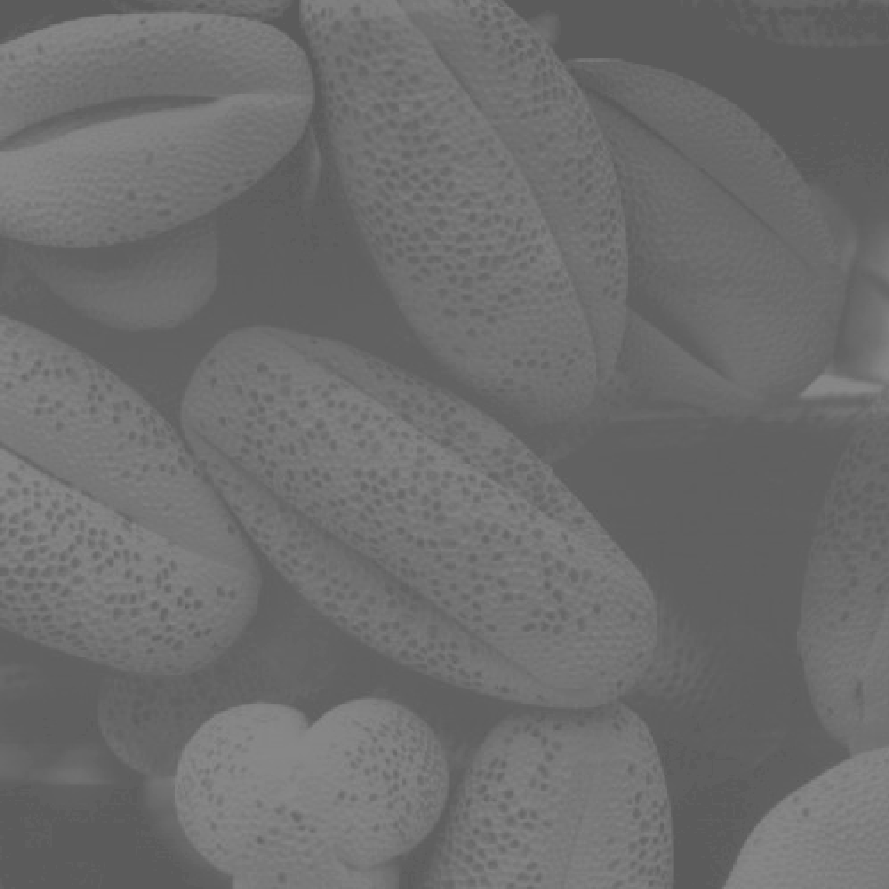
#> input picture CH03/Fig0310(b)(washed_out_pollen_image).tif, 889 x 889 px, found by its file name
$ python B_expt1b.py
#> lines starting #> are read from the running program, lines starting #| are printed output that depends on the picture; after the words box and inside, x2 and y2 are one past the last pixel; in counts of white or black regions, pixels touching at a corner belong together
### important_classes/intensity_transformations.py
'''
Intensity Transformations
'''
# Important imports
import numpy as np

class IntensityTransformations:

    def __init__(self):
        pass


    ''' Bit plane Slicing '''
    # [12 lines left out: function bit_plane_slicing, not called in this run]


    ''' Contrast Stretching '''
    # [9 lines left out: function contrast_stretch, not called in this run]


    ''' Thresholding '''
    def threshold(self,m,L=256):
        def thr(r):
            if r<=m:
                return 0
            else:
                return L-1
        return np.vectorize(thr)


    ''' Image Negative '''
    def negative(self,img,L):
        img=np.uint8(img)
        return self.contrast_stretch(0,L-1,L-1,0)(img)


    ''' Intensity Level Slicing '''
    # [11 lines left out: function intensity_level_slice, not called in this run]


    ''' Log Transformations (base:n)'''
    # [8 lines left out: function log, not called in this run]


    ''' Antilog Transformations (base:n)'''
    # [7 lines left out: function antilog, not called in this run]


    ''' Power-Law (Gamma) Transformations'''
    # [7 lines left out: function gamma, not called in this run]


### _B/B_expt1b.py
'''
B_expt No. 1b:

Thresholding

Note: By default matplotlib.pyplot stretches the contrast of the image, which is not expected by us as learners, so we need to pass the lower and higher values of intensities in imshow(img,vmin=0,vmax=255)
'''

# important imports
import numpy as np
from matplotlib import pyplot as plt, gridspec as gs

### adding path to dip_toolbox
import sys
sys.path.append('./')

from dip_toolbox import IntensityTransformations

# initializing object from IntensityTransformations class
it=IntensityTransformations()

# importing images
img1=plt.imread('CH03\Fig0310(b)(washed_out_pollen_image).tif')
#> img1 is the input picture: shape (889, 889); min 91, max 138, mean 109.1

# intensity levels
L=256

# thresholding done at mean intensity level
m=np.int64(np.mean(img1))
#> m = 109

thr=it.threshold(m,L)
r=np.arange(0,L)
s,img2=thr(r),thr(img1)
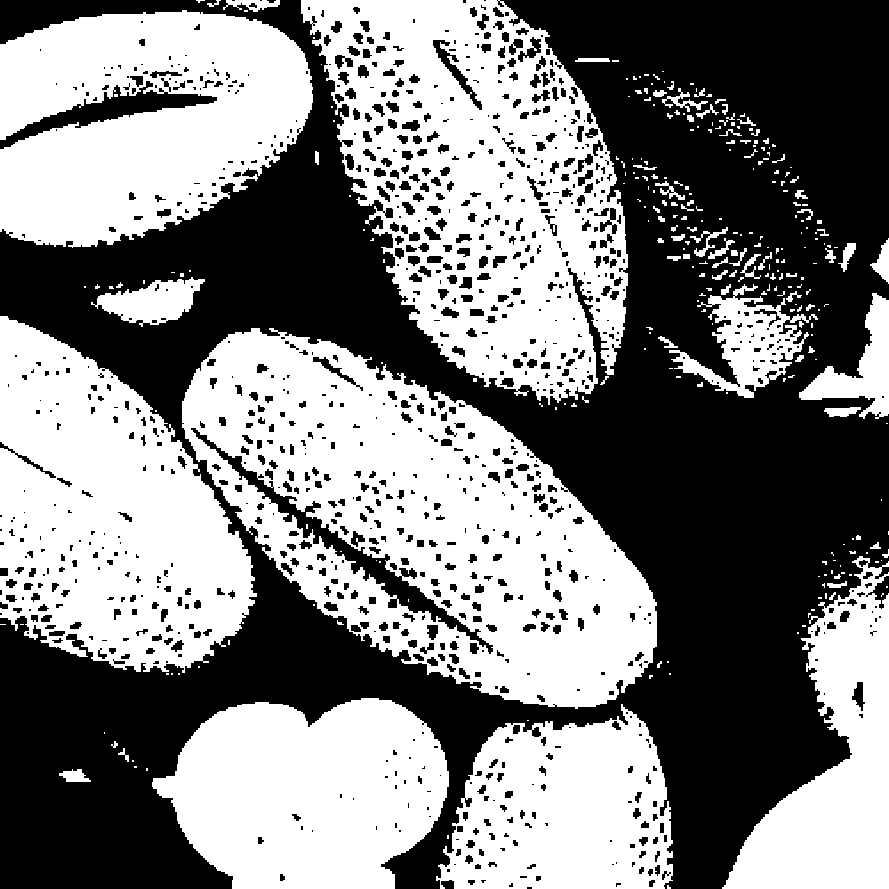
#> img2: shape (889, 889) int64; 50.5% white; 1035 black regions (463 under 20 px), largest, box (x1, y1, x2, y2) and area: (0, 0, 889, 889) 350866, (191, 428, 493, 654) 5032, (0, 81, 217, 149) 3471
#> s = 256 values from 0 to 255


# plotting:
fig1=plt.figure(1)
gs1=gs.GridSpec(1,3)

ax11=plt.subplot(gs1[0,0])
ax11.set_title('Original image')
ax11.axis('off')
ax11.imshow(img1,cmap='gray',vmin=0,vmax=255)


ax12=plt.subplot(gs1[0,1])
ax12.set_title('Transformation function')
ax12.plot(r,s)
ax12.set_xlabel('input image intensity (r)')
ax12.set_ylabel('output image intensity (s)')

ax13=plt.subplot(gs1[0,2])
ax13.set_title('Thresholded image')
ax13.axis('off')
ax13.imshow(img2,cmap='gray',vmin=0,vmax=255)

plt.suptitle('Thresholding at mean intensity level',font='Times New Roman',fontweight="bold",fontsize=16)
plt.tight_layout(pad=2.5)
fig1.set_size_inches(13, 8)
plt.savefig('input_output/B_expt1_b.jpg',dpi=500)
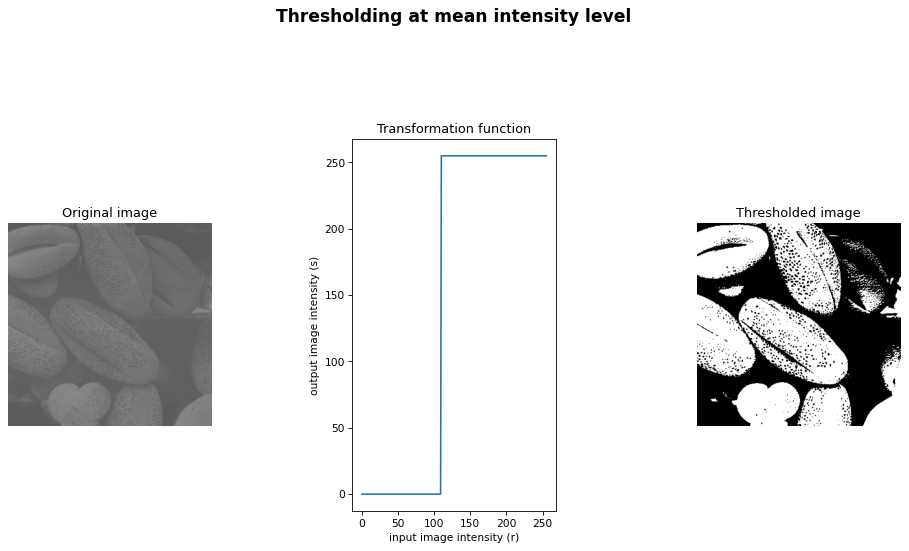
#> figure drawn by matplotlib, 3 panels; panel 2: curve peaks at x = 110, y = 255
plt.show()
